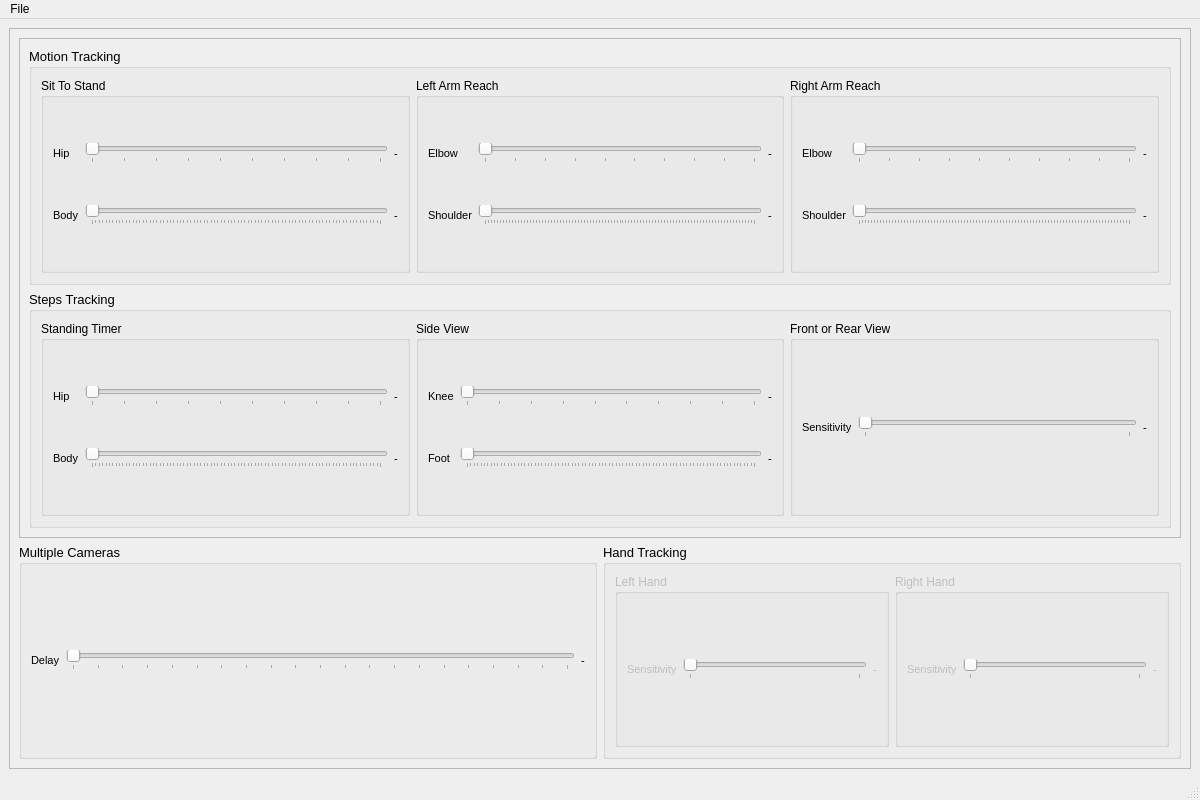
<?xml version="1.0" encoding="UTF-8"?>
<ui version="4.0">
 <class>MainWindow</class>
 <widget class="QMainWindow" name="MainWindow">
  <property name="geometry">
   <rect>
    <x>0</x>
    <y>0</y>
    <width>1200</width>
    <height>800</height>
   </rect>
  </property>
  <property name="windowTitle">
   <string>MainWindow</string>
  </property>
  <widget class="QWidget" name="centralwidget">
   <layout class="QGridLayout" name="gridLayout">
    <item row="0" column="0">
     <widget class="QScrollArea" name="scrollArea">
      <property name="minimumSize">
       <size>
        <width>0</width>
        <height>0</height>
       </size>
      </property>
      <property name="widgetResizable">
       <bool>true</bool>
      </property>
      <widget class="QWidget" name="scrollAreaWidgetContents_3">
       <property name="geometry">
        <rect>
         <x>0</x>
         <y>0</y>
         <width>1186</width>
         <height>750</height>
        </rect>
       </property>
       <layout class="QGridLayout" name="gridLayout_2">
        <item row="0" column="0" colspan="2">
         <widget class="QFrame" name="frame">
          <property name="minimumSize">
           <size>
            <width>700</width>
            <height>500</height>
           </size>
          </property>
          <property name="frameShape">
           <enum>QFrame::StyledPanel</enum>
          </property>
          <property name="frameShadow">
           <enum>QFrame::Raised</enum>
          </property>
          <layout class="QVBoxLayout" name="verticalLayout">
           <item>
            <widget class="QGroupBox" name="motionTracking_groupBox">
             <property name="font">
              <font>
               <pointsize>10</pointsize>
              </font>
             </property>
             <property name="title">
              <string>Motion Tracking</string>
             </property>
             <layout class="QHBoxLayout" name="horizontalLayout">
              <item>
               <widget class="QGroupBox" name="sitToStand_groupBox">
                <property name="font">
                 <font>
                  <pointsize>9</pointsize>
                 </font>
                </property>
                <property name="title">
                 <string>Sit To Stand</string>
                </property>
                <layout class="QGridLayout" name="gridLayout_3">
                 <item row="0" column="1">
                  <widget class="QSlider" name="sitToStand_hipAngle_horizontalSlider">
                   <property name="minimum">
                    <number>90</number>
                   </property>
                   <property name="maximum">
                    <number>180</number>
                   </property>
                   <property name="singleStep">
                    <number>1</number>
                   </property>
                   <property name="orientation">
                    <enum>Qt::Horizontal</enum>
                   </property>
                   <property name="tickPosition">
                    <enum>QSlider::TicksBelow</enum>
                   </property>
                   <property name="tickInterval">
                    <number>0</number>
                   </property>
                  </widget>
                 </item>
                 <item row="1" column="0">
                  <widget class="QLabel" name="label_6">
                   <property name="font">
                    <font>
                     <pointsize>8</pointsize>
                    </font>
                   </property>
                   <property name="text">
                    <string>Body</string>
                   </property>
                  </widget>
                 </item>
                 <item row="0" column="0">
                  <widget class="QLabel" name="label_5">
                   <property name="font">
                    <font>
                     <pointsize>8</pointsize>
                    </font>
                   </property>
                   <property name="text">
                    <string>Hip</string>
                   </property>
                  </widget>
                 </item>
                 <item row="0" column="2">
                  <widget class="QLabel" name="sitToStand_hip_label">
                   <property name="font">
                    <font>
                     <pointsize>8</pointsize>
                    </font>
                   </property>
                   <property name="text">
                    <string>-</string>
                   </property>
                  </widget>
                 </item>
                 <item row="1" column="2">
                  <widget class="QLabel" name="sitToStand_body_label">
                   <property name="font">
                    <font>
                     <pointsize>8</pointsize>
                    </font>
                   </property>
                   <property name="text">
                    <string>-</string>
                   </property>
                  </widget>
                 </item>
                 <item row="1" column="1">
                  <widget class="QSlider" name="sitToStand_bodyAngle_horizontalSlider">
                   <property name="minimum">
                    <number>0</number>
                   </property>
                   <property name="maximum">
                    <number>85</number>
                   </property>
                   <property name="singleStep">
                    <number>1</number>
                   </property>
                   <property name="orientation">
                    <enum>Qt::Horizontal</enum>
                   </property>
                   <property name="tickPosition">
                    <enum>QSlider::TicksBelow</enum>
                   </property>
                   <property name="tickInterval">
                    <number>0</number>
                   </property>
                  </widget>
                 </item>
                </layout>
               </widget>
              </item>
              <item>
               <widget class="QGroupBox" name="leftArmReach_groupBox">
                <property name="maximumSize">
                 <size>
                  <width>16777215</width>
                  <height>16777215</height>
                 </size>
                </property>
                <property name="font">
                 <font>
                  <pointsize>9</pointsize>
                 </font>
                </property>
                <property name="title">
                 <string>Left Arm Reach</string>
                </property>
                <layout class="QGridLayout" name="gridLayout_4">
                 <item row="4" column="1">
                  <widget class="QSlider" name="leftArmReach_shoulderAngle_horizontalSlider">
                   <property name="maximum">
                    <number>90</number>
                   </property>
                   <property name="orientation">
                    <enum>Qt::Horizontal</enum>
                   </property>
                   <property name="tickPosition">
                    <enum>QSlider::TicksBelow</enum>
                   </property>
                  </widget>
                 </item>
                 <item row="2" column="0">
                  <widget class="QLabel" name="label">
                   <property name="font">
                    <font>
                     <pointsize>8</pointsize>
                    </font>
                   </property>
                   <property name="text">
                    <string>Elbow</string>
                   </property>
                  </widget>
                 </item>
                 <item row="4" column="0">
                  <widget class="QLabel" name="label_2">
                   <property name="font">
                    <font>
                     <pointsize>8</pointsize>
                    </font>
                   </property>
                   <property name="text">
                    <string>Shoulder</string>
                   </property>
                  </widget>
                 </item>
                 <item row="2" column="1">
                  <widget class="QSlider" name="leftArmReach_elbowAngle_horizontalSlider">
                   <property name="minimum">
                    <number>90</number>
                   </property>
                   <property name="maximum">
                    <number>180</number>
                   </property>
                   <property name="orientation">
                    <enum>Qt::Horizontal</enum>
                   </property>
                   <property name="tickPosition">
                    <enum>QSlider::TicksBelow</enum>
                   </property>
                  </widget>
                 </item>
                 <item row="2" column="2">
                  <widget class="QLabel" name="left_elbow_label">
                   <property name="font">
                    <font>
                     <pointsize>8</pointsize>
                    </font>
                   </property>
                   <property name="text">
                    <string>-</string>
                   </property>
                  </widget>
                 </item>
                 <item row="4" column="2">
                  <widget class="QLabel" name="left_shoulder_label">
                   <property name="font">
                    <font>
                     <pointsize>8</pointsize>
                    </font>
                   </property>
                   <property name="text">
                    <string>-</string>
                   </property>
                  </widget>
                 </item>
                </layout>
               </widget>
              </item>
              <item>
               <widget class="QGroupBox" name="rightArmReach_groupBox">
                <property name="font">
                 <font>
                  <pointsize>9</pointsize>
                 </font>
                </property>
                <property name="title">
                 <string>Right Arm Reach</string>
                </property>
                <layout class="QGridLayout" name="gridLayout_5">
                 <item row="1" column="1">
                  <widget class="QSlider" name="rightArmReach_shoulderAngle_horizontalSlider">
                   <property name="minimum">
                    <number>0</number>
                   </property>
                   <property name="maximum">
                    <number>90</number>
                   </property>
                   <property name="value">
                    <number>0</number>
                   </property>
                   <property name="orientation">
                    <enum>Qt::Horizontal</enum>
                   </property>
                   <property name="tickPosition">
                    <enum>QSlider::TicksBelow</enum>
                   </property>
                  </widget>
                 </item>
                 <item row="0" column="1">
                  <widget class="QSlider" name="rightArmReach_elbowAngle_horizontalSlider">
                   <property name="minimum">
                    <number>90</number>
                   </property>
                   <property name="maximum">
                    <number>180</number>
                   </property>
                   <property name="orientation">
                    <enum>Qt::Horizontal</enum>
                   </property>
                   <property name="tickPosition">
                    <enum>QSlider::TicksBelow</enum>
                   </property>
                  </widget>
                 </item>
                 <item row="1" column="0">
                  <widget class="QLabel" name="label_4">
                   <property name="font">
                    <font>
                     <pointsize>8</pointsize>
                    </font>
                   </property>
                   <property name="text">
                    <string>Shoulder</string>
                   </property>
                  </widget>
                 </item>
                 <item row="0" column="0">
                  <widget class="QLabel" name="label_3">
                   <property name="font">
                    <font>
                     <pointsize>8</pointsize>
                    </font>
                   </property>
                   <property name="text">
                    <string>Elbow</string>
                   </property>
                  </widget>
                 </item>
                 <item row="0" column="2">
                  <widget class="QLabel" name="right_elbow_label">
                   <property name="font">
                    <font>
                     <pointsize>8</pointsize>
                    </font>
                   </property>
                   <property name="text">
                    <string>-</string>
                   </property>
                  </widget>
                 </item>
                 <item row="1" column="2">
                  <widget class="QLabel" name="right_shoulder_label">
                   <property name="font">
                    <font>
                     <pointsize>8</pointsize>
                    </font>
                   </property>
                   <property name="text">
                    <string>-</string>
                   </property>
                  </widget>
                 </item>
                </layout>
               </widget>
              </item>
             </layout>
            </widget>
           </item>
           <item>
            <widget class="QGroupBox" name="stepsTracking_groupBox">
             <property name="font">
              <font>
               <pointsize>10</pointsize>
              </font>
             </property>
             <property name="title">
              <string>Steps Tracking</string>
             </property>
             <layout class="QHBoxLayout" name="horizontalLayout_2">
              <item>
               <widget class="QGroupBox" name="standingTimer_groupBox">
                <property name="font">
                 <font>
                  <pointsize>9</pointsize>
                 </font>
                </property>
                <property name="title">
                 <string>Standing Timer</string>
                </property>
                <layout class="QGridLayout" name="gridLayout_6">
                 <item row="0" column="0">
                  <widget class="QLabel" name="label_9">
                   <property name="font">
                    <font>
                     <pointsize>8</pointsize>
                    </font>
                   </property>
                   <property name="text">
                    <string>Hip</string>
                   </property>
                  </widget>
                 </item>
                 <item row="0" column="1">
                  <widget class="QSlider" name="standingTimer_hipAngle_horizontalSlider">
                   <property name="minimum">
                    <number>90</number>
                   </property>
                   <property name="maximum">
                    <number>180</number>
                   </property>
                   <property name="singleStep">
                    <number>1</number>
                   </property>
                   <property name="orientation">
                    <enum>Qt::Horizontal</enum>
                   </property>
                   <property name="tickPosition">
                    <enum>QSlider::TicksBelow</enum>
                   </property>
                   <property name="tickInterval">
                    <number>0</number>
                   </property>
                  </widget>
                 </item>
                 <item row="1" column="0">
                  <widget class="QLabel" name="label_12">
                   <property name="font">
                    <font>
                     <pointsize>8</pointsize>
                    </font>
                   </property>
                   <property name="text">
                    <string>Body</string>
                   </property>
                  </widget>
                 </item>
                 <item row="1" column="1">
                  <widget class="QSlider" name="standingTimer_bodyAngle_horizontalSlider">
                   <property name="minimum">
                    <number>0</number>
                   </property>
                   <property name="maximum">
                    <number>85</number>
                   </property>
                   <property name="singleStep">
                    <number>1</number>
                   </property>
                   <property name="orientation">
                    <enum>Qt::Horizontal</enum>
                   </property>
                   <property name="tickPosition">
                    <enum>QSlider::TicksBelow</enum>
                   </property>
                   <property name="tickInterval">
                    <number>0</number>
                   </property>
                  </widget>
                 </item>
                 <item row="0" column="2">
                  <widget class="QLabel" name="standing_hip_label">
                   <property name="font">
                    <font>
                     <pointsize>8</pointsize>
                    </font>
                   </property>
                   <property name="text">
                    <string>-</string>
                   </property>
                  </widget>
                 </item>
                 <item row="1" column="2">
                  <widget class="QLabel" name="standing_body_label">
                   <property name="font">
                    <font>
                     <pointsize>8</pointsize>
                    </font>
                   </property>
                   <property name="text">
                    <string>-</string>
                   </property>
                  </widget>
                 </item>
                </layout>
               </widget>
              </item>
              <item>
               <widget class="QGroupBox" name="sideView_groupBox">
                <property name="font">
                 <font>
                  <pointsize>9</pointsize>
                 </font>
                </property>
                <property name="title">
                 <string>Side View</string>
                </property>
                <layout class="QGridLayout" name="gridLayout_7">
                 <item row="0" column="0">
                  <widget class="QLabel" name="label_10">
                   <property name="font">
                    <font>
                     <pointsize>8</pointsize>
                    </font>
                   </property>
                   <property name="text">
                    <string>Knee</string>
                   </property>
                  </widget>
                 </item>
                 <item row="1" column="0">
                  <widget class="QLabel" name="label_13">
                   <property name="font">
                    <font>
                     <pointsize>8</pointsize>
                    </font>
                   </property>
                   <property name="text">
                    <string>Foot</string>
                   </property>
                  </widget>
                 </item>
                 <item row="0" column="1">
                  <widget class="QSlider" name="stepsTracking_sideView_kneeAngle_horizontalSlider">
                   <property name="minimum">
                    <number>90</number>
                   </property>
                   <property name="maximum">
                    <number>180</number>
                   </property>
                   <property name="singleStep">
                    <number>1</number>
                   </property>
                   <property name="orientation">
                    <enum>Qt::Horizontal</enum>
                   </property>
                   <property name="tickPosition">
                    <enum>QSlider::TicksBelow</enum>
                   </property>
                   <property name="tickInterval">
                    <number>0</number>
                   </property>
                  </widget>
                 </item>
                 <item row="1" column="1">
                  <widget class="QSlider" name="stepsTracking_sideView_footAngle_horizontalSlider">
                   <property name="minimum">
                    <number>0</number>
                   </property>
                   <property name="maximum">
                    <number>85</number>
                   </property>
                   <property name="singleStep">
                    <number>1</number>
                   </property>
                   <property name="orientation">
                    <enum>Qt::Horizontal</enum>
                   </property>
                   <property name="tickPosition">
                    <enum>QSlider::TicksBelow</enum>
                   </property>
                   <property name="tickInterval">
                    <number>0</number>
                   </property>
                  </widget>
                 </item>
                 <item row="0" column="2">
                  <widget class="QLabel" name="steps_side_knee_label">
                   <property name="font">
                    <font>
                     <pointsize>8</pointsize>
                    </font>
                   </property>
                   <property name="text">
                    <string>-</string>
                   </property>
                  </widget>
                 </item>
                 <item row="1" column="2">
                  <widget class="QLabel" name="steps_side_foot_label">
                   <property name="font">
                    <font>
                     <pointsize>8</pointsize>
                    </font>
                   </property>
                   <property name="text">
                    <string>-</string>
                   </property>
                  </widget>
                 </item>
                </layout>
               </widget>
              </item>
              <item>
               <widget class="QGroupBox" name="frontOrRearView_groupBox">
                <property name="enabled">
                 <bool>true</bool>
                </property>
                <property name="font">
                 <font>
                  <pointsize>9</pointsize>
                 </font>
                </property>
                <property name="title">
                 <string>Front or Rear View</string>
                </property>
                <layout class="QGridLayout" name="gridLayout_8">
                 <item row="0" column="1">
                  <widget class="QSlider" name="stepCounter_frontOrRear_sensitivity_horizontalSlider">
                   <property name="minimum">
                    <number>1</number>
                   </property>
                   <property name="maximum">
                    <number>10</number>
                   </property>
                   <property name="singleStep">
                    <number>1</number>
                   </property>
                   <property name="orientation">
                    <enum>Qt::Horizontal</enum>
                   </property>
                   <property name="tickPosition">
                    <enum>QSlider::TicksBelow</enum>
                   </property>
                   <property name="tickInterval">
                    <number>0</number>
                   </property>
                  </widget>
                 </item>
                 <item row="0" column="0">
                  <widget class="QLabel" name="label_11">
                   <property name="font">
                    <font>
                     <pointsize>8</pointsize>
                    </font>
                   </property>
                   <property name="text">
                    <string>Sensitivity</string>
                   </property>
                  </widget>
                 </item>
                 <item row="0" column="2">
                  <widget class="QLabel" name="steps_front_rear_sensitivity_label">
                   <property name="font">
                    <font>
                     <pointsize>8</pointsize>
                    </font>
                   </property>
                   <property name="text">
                    <string>-</string>
                   </property>
                  </widget>
                 </item>
                </layout>
               </widget>
              </item>
             </layout>
            </widget>
           </item>
          </layout>
         </widget>
        </item>
        <item row="1" column="0">
         <widget class="QGroupBox" name="multipleCameras_groupBox">
          <property name="minimumSize">
           <size>
            <width>360</width>
            <height>0</height>
           </size>
          </property>
          <property name="font">
           <font>
            <pointsize>10</pointsize>
           </font>
          </property>
          <property name="title">
           <string>Multiple Cameras</string>
          </property>
          <layout class="QGridLayout" name="gridLayout_11">
           <item row="0" column="0">
            <widget class="QLabel" name="label_23">
             <property name="font">
              <font>
               <pointsize>8</pointsize>
              </font>
             </property>
             <property name="text">
              <string>Delay</string>
             </property>
            </widget>
           </item>
           <item row="0" column="1">
            <widget class="QSlider" name="multipleCams_delay_horizontalSlider">
             <property name="minimum">
              <number>0</number>
             </property>
             <property name="maximum">
              <number>2000</number>
             </property>
             <property name="singleStep">
              <number>100</number>
             </property>
             <property name="orientation">
              <enum>Qt::Horizontal</enum>
             </property>
             <property name="tickPosition">
              <enum>QSlider::TicksBelow</enum>
             </property>
             <property name="tickInterval">
              <number>0</number>
             </property>
            </widget>
           </item>
           <item row="0" column="2">
            <widget class="QLabel" name="multicam_delay_label">
             <property name="font">
              <font>
               <pointsize>8</pointsize>
              </font>
             </property>
             <property name="text">
              <string>-</string>
             </property>
            </widget>
           </item>
          </layout>
         </widget>
        </item>
        <item row="1" column="1">
         <widget class="QGroupBox" name="handTracking_groupBox">
          <property name="font">
           <font>
            <pointsize>10</pointsize>
           </font>
          </property>
          <property name="title">
           <string>Hand Tracking</string>
          </property>
          <layout class="QHBoxLayout" name="horizontalLayout_3">
           <item>
            <widget class="QGroupBox" name="leftHandTracking_groupBox">
             <property name="enabled">
              <bool>false</bool>
             </property>
             <property name="font">
              <font>
               <pointsize>9</pointsize>
              </font>
             </property>
             <property name="title">
              <string>Left Hand</string>
             </property>
             <layout class="QGridLayout" name="gridLayout_9">
              <item row="0" column="0">
               <widget class="QLabel" name="label_14">
                <property name="font">
                 <font>
                  <pointsize>8</pointsize>
                 </font>
                </property>
                <property name="text">
                 <string>Sensitivity</string>
                </property>
               </widget>
              </item>
              <item row="0" column="1">
               <widget class="QSlider" name="handTracking_leftHand_horizontalSlider">
                <property name="minimum">
                 <number>1</number>
                </property>
                <property name="maximum">
                 <number>10</number>
                </property>
                <property name="singleStep">
                 <number>1</number>
                </property>
                <property name="orientation">
                 <enum>Qt::Horizontal</enum>
                </property>
                <property name="tickPosition">
                 <enum>QSlider::TicksBelow</enum>
                </property>
                <property name="tickInterval">
                 <number>0</number>
                </property>
               </widget>
              </item>
              <item row="0" column="2">
               <widget class="QLabel" name="label_20">
                <property name="font">
                 <font>
                  <pointsize>8</pointsize>
                 </font>
                </property>
                <property name="text">
                 <string>-</string>
                </property>
               </widget>
              </item>
             </layout>
            </widget>
           </item>
           <item>
            <widget class="QGroupBox" name="rightHandTracking_groupBox">
             <property name="enabled">
              <bool>false</bool>
             </property>
             <property name="font">
              <font>
               <pointsize>9</pointsize>
              </font>
             </property>
             <property name="title">
              <string>Right Hand</string>
             </property>
             <layout class="QGridLayout" name="gridLayout_10">
              <item row="0" column="0">
               <widget class="QLabel" name="label_22">
                <property name="font">
                 <font>
                  <pointsize>8</pointsize>
                 </font>
                </property>
                <property name="text">
                 <string>Sensitivity</string>
                </property>
               </widget>
              </item>
              <item row="0" column="1">
               <widget class="QSlider" name="handTracking_rightHand_horizontalSlider">
                <property name="minimum">
                 <number>1</number>
                </property>
                <property name="maximum">
                 <number>10</number>
                </property>
                <property name="singleStep">
                 <number>1</number>
                </property>
                <property name="orientation">
                 <enum>Qt::Horizontal</enum>
                </property>
                <property name="tickPosition">
                 <enum>QSlider::TicksBelow</enum>
                </property>
                <property name="tickInterval">
                 <number>0</number>
                </property>
               </widget>
              </item>
              <item row="0" column="2">
               <widget class="QLabel" name="label_21">
                <property name="font">
                 <font>
                  <pointsize>8</pointsize>
                 </font>
                </property>
                <property name="text">
                 <string>-</string>
                </property>
               </widget>
              </item>
             </layout>
            </widget>
           </item>
          </layout>
         </widget>
        </item>
       </layout>
      </widget>
     </widget>
    </item>
   </layout>
  </widget>
  <widget class="QMenuBar" name="menubar">
   <property name="geometry">
    <rect>
     <x>0</x>
     <y>0</y>
     <width>1200</width>
     <height>18</height>
    </rect>
   </property>
   <widget class="QMenu" name="menuFile">
    <property name="title">
     <string>File</string>
    </property>
    <addaction name="actionSave_Settings"/>
   </widget>
   <addaction name="menuFile"/>
  </widget>
  <widget class="QStatusBar" name="statusbar"/>
  <action name="actionSave_Settings">
   <property name="enabled">
    <bool>false</bool>
   </property>
   <property name="text">
    <string>Save Settings</string>
   </property>
  </action>
 </widget>
 <resources/>
 <connections/>
</ui>
